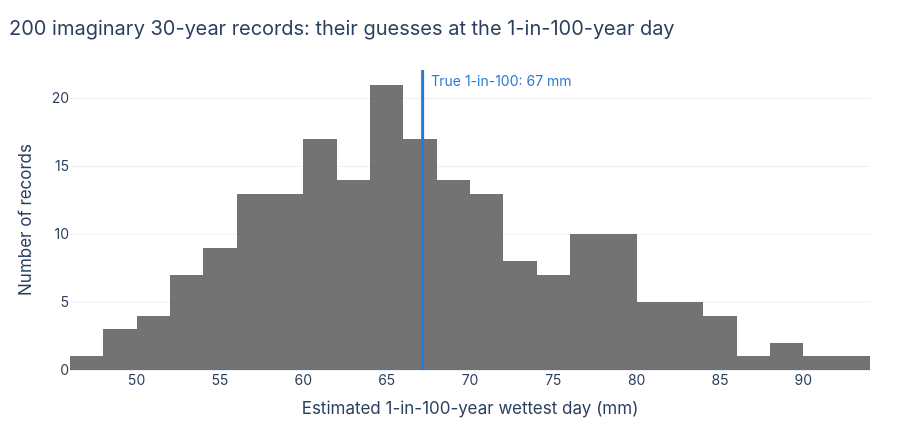

Notebook code cell kept with this figure:
### Markdown cell above
Same die, different luck: the two records disagree most about the **rare days on
the right**, because 30 rolls rarely include a 1-in-100 roll. Now repeat the
experiment 200 times: each time, fit a curve to the 30 rolls (as you would with
real records) and read off its 1-in-100-year value.

### Code cell
true_100 = float(curve_values(curve, [100])[0])
estimates = []
for _ in range(200):
    fitted = fit_distribution(roll(YEARS), "genextreme", method="lmoments").distribution
    estimates.append(float(curve_values(fitted, [100])[0]))
estimates = np.array(estimates)
low, high = np.percentile(estimates, [5, 95])

fig = go.Figure(go.Histogram(x=estimates, nbinsx=30, marker_color=INK, opacity=0.8,
                             hovertemplate="%{x} mm: %{y} records<extra></extra>"))
fig.add_vline(x=true_100, line=dict(color=BLUE, width=3))
fig.add_annotation(x=true_100, y=1, yref="paper", text=f"True 1-in-100: {true_100:.0f} mm",
                   showarrow=False, xanchor="left", xshift=6, font=dict(color=BLUE))
layout(fig, "200 imaginary 30-year records: their guesses at the 1-in-100-year day",
       xaxis_title="Estimated 1-in-100-year wettest day (mm)", yaxis_title="Number of records", showlegend=False)
fig.show()
print(f"9 in 10 records guess between {low:.0f} and {high:.0f} mm (truth {true_100:.0f} mm).")

### Figure 1 — Plotly figure (JSON) as saved in the notebook; plotly's stock layout.template omitted (floating-point values rounded to 4 significant figures; data arrays with more than 128 entries replaced by an {"elided": "..."} marker saying what was removed)
{"data": [{"hovertemplate": "%{x} mm: %{y} records<extra></extra>", "marker": {"color": "#52514e"}, "nbinsx": 30, "opacity": 0.8, "type": "histogram", "x": {"elided": "200 float values"}}], "layout": {"annotations": [{"font": {"color": "#2a78d6"}, "showarrow": false, "text": "True 1-in-100: 67 mm", "x": 67.16, "xanchor": "left", "xshift": 6, "y": 1, "yref": "paper"}], "font": {"family": "Inter, Helvetica, Arial, sans-serif", "size": 14}, "height": 430, "margin": {"b": 60, "l": 70, "r": 30, "t": 70}, "shapes": [{"line": {"color": "#2a78d6", "width": 3}, "type": "line", "x0": 67.16, "x1": 67.16, "xref": "x", "y0": 0, "y1": 1, "yref": "y domain"}], "showlegend": false, "title": {"text": "200 imaginary 30-year records: their guesses at the 1-in-100-year day", "x": 0.01}, "xaxis": {"title": {"text": "Estimated 1-in-100-year wettest day (mm)"}}, "yaxis": {"title": {"text": "Number of records"}}}}
